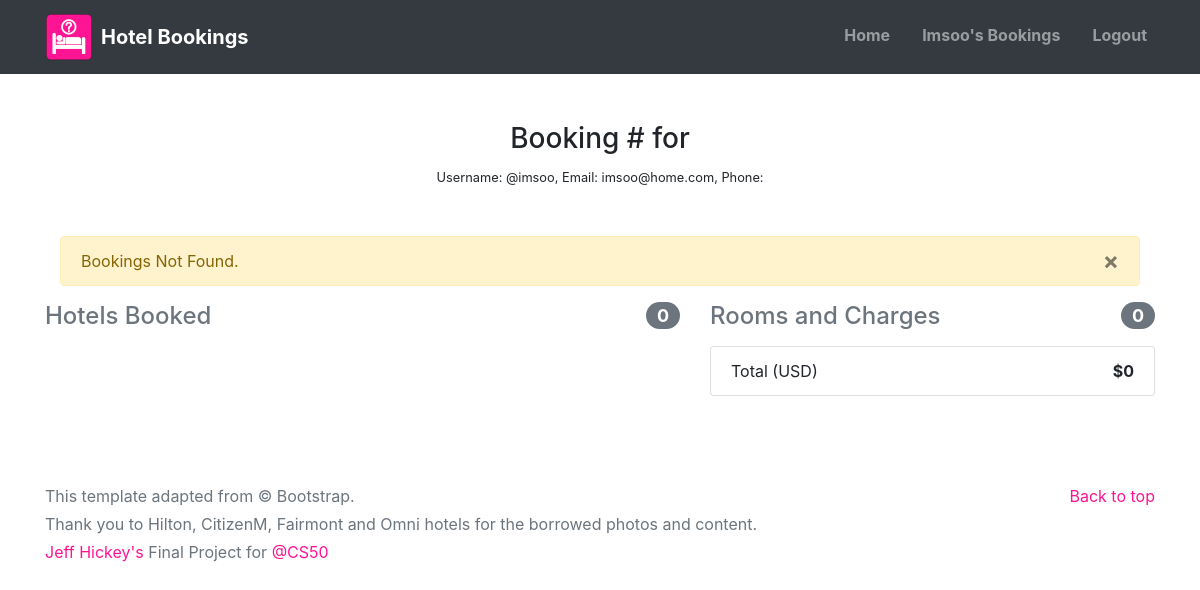
Screenshot of /booking/1 (signed in) with the database file from the repository.
### hotel/models.py (models this page shows)
class User(AbstractUser):
    pass

### hotel/views.py (the view)
# urls.py: path("booking/<int:confirmation>", views.booking, name="booking"),
def booking(request, confirmation):
    if not request.user.is_authenticated:
        return HttpResponseRedirect(reverse("login"))
    booking_list = Booking.objects.filter(confirmation=confirmation).all()
    total_price = 0
    for booking in booking_list:
        total_price += int(booking.price_booked)
    hotel_count = booking_list.values('hotel').distinct().count()
    if not booking_list:
        messages.add_message(request, messages.WARNING,
                             "Bookings Not Found.")
    return render(request, "hotel/booking.html",
                  {"booking_list": booking_list, "total_price": total_price,
                   "hotel_count": hotel_count})

### hotel/templates/hotel/booking.html (shortened to what this page needs)
{% extends "hotel/layout.html" %}
{% load static %}
{% block body %}
    <main role="main mt-0">
    <div class="container">
    <div class="py-5 text-center">
        <h3>Booking #{{ booking_list.first.confirmation }} for {{ booking_list.first.full_name }}</h3>
        <small>Username: @{{ user.username }}, Email: {{ user.email }},
            Phone: {{ booking_list.first.phone_number }}</small>
    </div>
    {% include 'hotel/messages.html' %}
    <div class="row">
        <div class="col-md-5 order-md-2 mb-4">
            <h4 class="d-flex justify-content-between align-items-center mb-3">
                <span class="text-muted">Rooms and Charges</span>
                <span class="badge badge-secondary badge-pill">{{ booking_list|length }} </span>
            </h4>
            <ul class="list-group mb-3">
                <li class="list-group-item d-flex justify-content-between">
                    <span>Total (USD)</span>
                    <strong>${{ total_price }}</strong>
                </li>
            </ul>
        </div>
        <div class="col-md-7">
            <h4 class="d-flex justify-content-between align-items-center mb-3">
                <span class="text-muted">Hotels Booked</span>
                <span class="badge badge-secondary badge-pill">{{ hotel_count }} </span>
            </h4>
        </div>
    </div>
{% endblock %}

### hotel/templates/hotel/layout.html (shortened to what this page needs)
{% load static %}
<!doctype html>
<html lang="en">
<head>
    <link rel="stylesheet" href="https://stackpath.bootstrapcdn.com/bootstrap/4.4.1/css/bootstrap.min.css"
>
    <link href="{% static 'hotel/hotel.css' %}" rel="stylesheet">
</head>
<body>
<header>
    <nav class="navbar navbar-expand-md navbar-dark bg-dark">
        <div class="container d-flex justify-content-between">
            <a href="{% url 'index' %}" class="navbar-brand d-flex align-items-center">
                <img src="/static/hotel/hotel-icon.png" class="mr-2"/>
                <strong>Hotel Bookings</strong>
            </a>
            <div class="navbar-nav nav-item">
                <a class="nav-link {{ home_page }}" href="{% url 'index' %}">Home</a>
                {% if user.is_authenticated %}
                    <a class="nav-link {{ history_page }}" href="{% url 'history' %}">
                        {% if user.first_name %}
                            {{ user.first_name }}'s Bookings
                        {% elif not user.first_name %}
                            My Bookings
                        {% endif %}
                    </a>
                    <a class="nav-link {{ logout_page }}" href="{% url 'logout' %}">Logout</a>
                {% else %}
                    <a class="nav-link {{ login_page }}" href="{% url 'login' %}">Login to Book</a>
                    <a class="nav-link {{ register_page }}" href="{% url 'register' %}">Register</a>
                {% endif %}
            </div>
        </div>
    </nav>
</header>
<main role="main">
    {% block body %}
    {% endblock %}
</main>
<footer class="text-muted">
    <div class="container">
        <p class="float-right">
            <a href="#">Back to top</a>
        </p>
        <p>This template adapted from &copy; Bootstrap.</p>
        <p>Thank you to Hilton, CitizenM, Fairmont
            and Omni hotels for the borrowed photos and content.</p>
        <p><a href="http://github.com/jeff-hickey">Jeff Hickey's</a> Final Project for <a
                href="https://www.instagram.com/cs50">@CS50</a></p>
    </div>
</footer>
</body>
</html>

### hotel/static/hotel/hotel.css (style rules this page uses)
:root { --jumbotron-padding-y: 3rem; }
footer { padding-top: 3rem; padding-bottom: 3rem; }
footer p { margin-bottom: .25rem; }
a, a:focus, a:hover { color: deeppink; }
.nav-link { padding: .25rem 0; font-weight: 700; color: aliceblue; background-color: transparent; border-bottom: .25rem solid transparent; }
.nav-link + .nav-link { margin-left: 1rem; }

### rows the page displays
User: first_name "Imsoo", username "imsoo", email "imsoo@home.com"

### other values shown
{{ message |safe }} "Bookings Not Found."
{{ booking_list|length }} "0"
{{ total_price }} "0"
{{ hotel_count }} "0"
